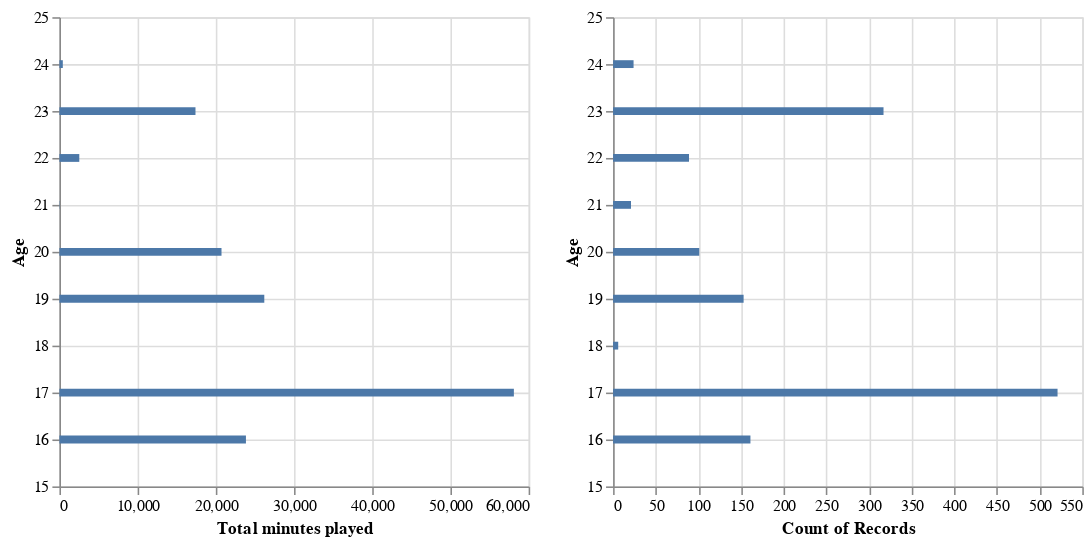

Notebook source saved alongside this figure:
### Markdown cell above
&#10140; This shows that the perceived experience is not correlated to the playtime (with Amateurs and Regulars contributing more than more experienced players).

+ Bar plot of age vs played minutes and number of sessions.<br>

### Code cell
bar1 = alt.Chart(tidywhole[(tidywhole["age"]<25) & (tidywhole["age"]>15)]).mark_bar().encode(
    x=alt.X("sum(played_hours)").title('Total minutes played'),
    y=alt.Y("age").title('Age')
)
bar2 = alt.Chart(tidywhole[(tidywhole["age"]<25) & (tidywhole["age"]>15)]).mark_bar().encode(
    x="count()",
    y=alt.Y("age").title('Age')
)
bar1 | bar2

### Figure 1 — Vega-Lite specification as saved in the notebook (floating-point values rounded to 4 significant figures; data arrays with more than 128 entries replaced by an {"elided": "..."} marker saying what was removed)
{"config": {"view": {"continuousWidth": 300, "continuousHeight": 300}}, "hconcat": [{"data": {"name": "data-78ac67c3761bd64ed183f7eeb0221917"}, "mark": {"type": "bar"}, "encoding": {"x": {"aggregate": "sum", "field": "played_hours", "title": "Total minutes played", "type": "quantitative"}, "y": {"field": "age", "title": "Age", "type": "quantitative"}}}, {"data": {"name": "data-78ac67c3761bd64ed183f7eeb0221917"}, "mark": {"type": "bar"}, "encoding": {"x": {"aggregate": "count", "type": "quantitative"}, "y": {"field": "age", "title": "Age", "type": "quantitative"}}}], "$schema": "https://vega.github.io/schema/vega-lite/v5.20.1.json", "datasets": {"data-78ac67c3761bd64ed183f7eeb0221917": {"elided": "1393 records"}}}
